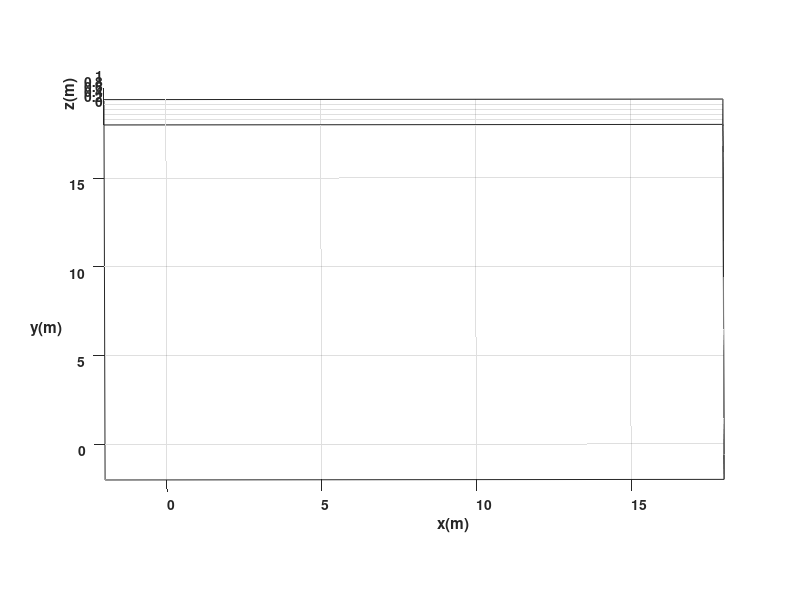

MATLAB code to generate this figure: (Note: this script raises an error after producing the figure.)
%Limpieza de pantalla
clear all
close all
clc

%1 TIEMPO %%%%%%%%%%%%%%%%%%%%%%%%%%%%%%%%%%%%%%%%%%%%%%%%%%%%%%%%
tf=120;             % Tiempo de simulación en segundos (s)
ts=0.1;            % Tiempo de muestreo en segundos (s)
t=0:ts:tf;         % Vector de tiempo
N= length(t);      % Muestras

%2 CONDICIONES INICIALES %%%%%%%%%%%%%%%%%%%%%%%%%%%%%%%%%%%%%%%%%
x1(1)=1;
y1(1)=2;
phi(1)=0;

hx(1)= x1(1);
hy(1)= y1(1);

%3 WAYPOINTS DE LA FIGURA %%%%%%%%%%%%%%%%%%%%%%%%%%%%%%%%%%%%%%%%
% Pega aquí tus puntos
waypoints = [
    1, 2;
    0, 8;
    0, 12;
    3,15;
    5,15;
    5,14;
    3,12;
    2,12;
    2,9;
    4,11;
    6,11;
    8,9;
    8,13;
    10,11;
    11,10;
    9,10;
    9,8;
    11,8;
    11,10;
    11,8;
    12,8;
    11,7;
    13,7;
    12,8;
    13,8;
    15,8;
    15,10;
    13,10;
    13,8;
    13,10;
    10,11;
    14,11;
    16,13;
    16,7;
    15,6;
    13,5;
    11,5;
    9,6;
    8,7;
    8,4;
    9,4;
    9,2;
    6,2;
    6,6;
    4,6;
    3,5;
    3,4;
    5,4;
    5,1;
    2,1;


];

%4 LAZO ABIERTO - Generar v y w desde waypoints %%%%%%%%%%%%%%%%%%
% Las velocidades se calculan UNA SOLA VEZ antes del bucle
% No hay retroalimentacion ni corrección de error

v_ref  = 1.5;
w_giro = 2.0;

v = zeros(1,N);
w = zeros(1,N);

phi_aux = phi(1);
v_total = [];
w_total = [];

for i = 1:size(waypoints,1)-1
    x_ini = waypoints(i,1);   y_ini = waypoints(i,2);
    x_fin = waypoints(i+1,1); y_fin = waypoints(i+1,2);

    dist = sqrt((x_fin-x_ini)^2 + (y_fin-y_ini)^2);
    if dist < 0.001; continue; end

    angle_seg = atan2(y_fin-y_ini, x_fin-x_ini);

    % Fase GIRO (v=0, w≠0)
    d_angle = atan2(sin(angle_seg-phi_aux), cos(angle_seg-phi_aux));
    if abs(d_angle) > 0.01
        n_turn  = max(1, round(abs(d_angle)/w_giro/ts));
        v_total = [v_total, zeros(1,n_turn)];
        w_total = [w_total, sign(d_angle)*w_giro*ones(1,n_turn)];
    end
    phi_aux = angle_seg;

    % Fase TRASLACION (v≠0, w=0)
    n_move  = max(1, round(dist/v_ref/ts));
    v_total = [v_total, v_ref*ones(1,n_move)];
    w_total = [w_total, zeros(1,n_move)];
end

% Ajustar al tamaño N del vector de tiempo
if length(v_total) >= N
    v = v_total(1:N);
    w = w_total(1:N);
else
    v(1:length(v_total)) = v_total;
    w(1:length(w_total)) = w_total;
end

%5 BUCLE DE SIMULACION %%%%%%%%%%%%%%%%%%%%%%%%%%%%%%%%%%%%%%%%%%%
for k=1:N

    % Integración orientación
    phi(k+1)=phi(k)+w(k)*ts;

    % Modelo cinemático
    xp1=v(k)*cos(phi(k));
    yp1=v(k)*sin(phi(k));

    % Integración posición (Euler)
    x1(k+1)=x1(k)+ xp1*ts;
    y1(k+1)=y1(k)+ yp1*ts;

    % Punto de control
    hx(k+1)=x1(k+1);
    hy(k+1)=y1(k+1);

end

%%%%%%%%%%%%%%%%%%%%% SIMULACION VIRTUAL 3D %%%%%%%%%%%%%%%%%%%%%%

scene=figure;
set(scene,'Color','white');
set(gca,'FontWeight','bold');
sizeScreen=get(0,'ScreenSize');
set(scene,'position',sizeScreen);
camlight('headlight');
axis equal;
grid on;
box on;
xlabel('x(m)'); ylabel('y(m)'); zlabel('z(m)');

view([-0.1 35]);
axis([-2 18 -2 18 0 1]);

scale = 4;
MobileRobot_5;
H1=MobilePlot_4(x1(1),y1(1),phi(1),scale); hold on;

H2=plot3(hx(1),hy(1),0,'r','lineWidth',2);
H4=plot3(hx(1),hy(1),0,'go','lineWidth',2);

step=5;
for k=1:step:N
    delete(H1);
    delete(H2);
    H1=MobilePlot_4(x1(k),y1(k),phi(k),scale);
    H2=plot3(hx(1:k),hy(1:k),zeros(1,k),'r','lineWidth',2);
    drawnow;    
    pause(ts);


end

%%%%%%%%%%%%%%%%%%%%% Graficas %%%%%%%%%%%%%%%%%%%%%%%%%%%%%%%%%%%
graph=figure;
set(graph,'position',sizeScreen);
subplot(211)
plot(t,v,'b','LineWidth',2),grid('on'),xlabel('Tiempo [s]'),ylabel('m/s'),legend('Velocidad Lineal (v)');
subplot(212)
plot(t,w,'g','LineWidth',2),grid('on'),xlabel('Tiempo [s]'),ylabel('[rad/s]'),legend('Velocidad Angular (w)');
